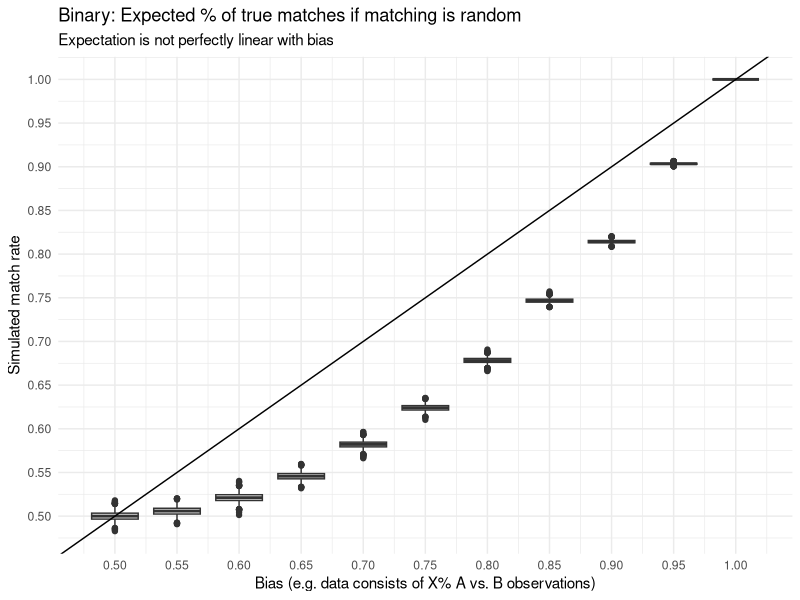

The R source for this figure: (Note: a time limit stopped this script after it produced the figure.)
### script estimates the expected match rate if matching is performed randomly 
library(tidyverse)


# binary ------------------------------------------------------------------

categories <- c(TRUE, FALSE) 
sample_size <- 10000
splits <- seq(0.5, 1, by = 0.05)
sims <- map_dfr(splits, function(split){
  probs <- c(split, 1-split)
  pop1 <- sample(categories, size = sample_size, replace = TRUE, prob = probs)
  pop2 <- sample(categories, size = sample_size, replace = TRUE, prob = probs)
  sims <- map_dfr(1:2500, function(x){
    random_match_rate <- mean(sample(pop1) == sample(pop2))
    sim <- tibble(split = split, sim = x, random_match_rate = random_match_rate)
    return(sim)
  })
  return(sims)
})

# get expectation then apply loess to get more datapoints
(matching_expectation <- sims %>% group_by(split) %>% summarize(expectation = mean(random_match_rate)))
# write_csv(matching_expectation, "data/matching_expectation.csv")
# smoothing_model <- loess(mean ~ split, data = matching_expectation)

# plot it
sims %>% 
  ggplot(aes(x = split, group = split, y = random_match_rate)) +
  geom_boxplot() +
  geom_abline(slope = 1, intercept = 0) +
  scale_x_continuous(breaks = splits) +
  scale_y_continuous(breaks = splits) +
  labs(title = "Binary: Expected % of true matches if matching is random",
       subtitle = "Expectation is not perfectly linear with bias",
       x = "Bias (e.g. data consists of X% A vs. B observations)",
       y = "Simulated match rate") +
  theme_minimal()


# trinary -----------------------------------------------------------------

categories <- LETTERS[1:3]
sample_size <- 10000
splits <- seq(0.3, 1, by = 0.05)
sims <- map_dfr(splits, function(split){
  probs <- c(split, 1-(split*0.5), 1-(split*0.5))
  pop1 <- sample(categories, size = sample_size, replace = TRUE, prob = probs)
  pop2 <- sample(categories, size = sample_size, replace = TRUE, prob = probs)
  sims <- map_dfr(1:2500, function(x){
    random_match_rate <- mean(sample(pop1) == sample(pop2))
    sim <- tibble(split = split, sim = x, random_match_rate = random_match_rate)
    return(sim)
  })
  return(sims)
})

# plot it
sims %>% 
  ggplot(aes(x = split, group = split, y = random_match_rate)) +
  geom_boxplot() +
  scale_x_continuous(breaks = splits) +
  labs(title = "Trinary: Expected % of true matches if matching is random",
       subtitle = "Expectation is not perfectly linear with bias",
       x = "Bias (e.g. data consists of X% A vs. 1-(X%/2) B and C observations)",
       y = "Simulated match rate") +
  theme_minimal()
